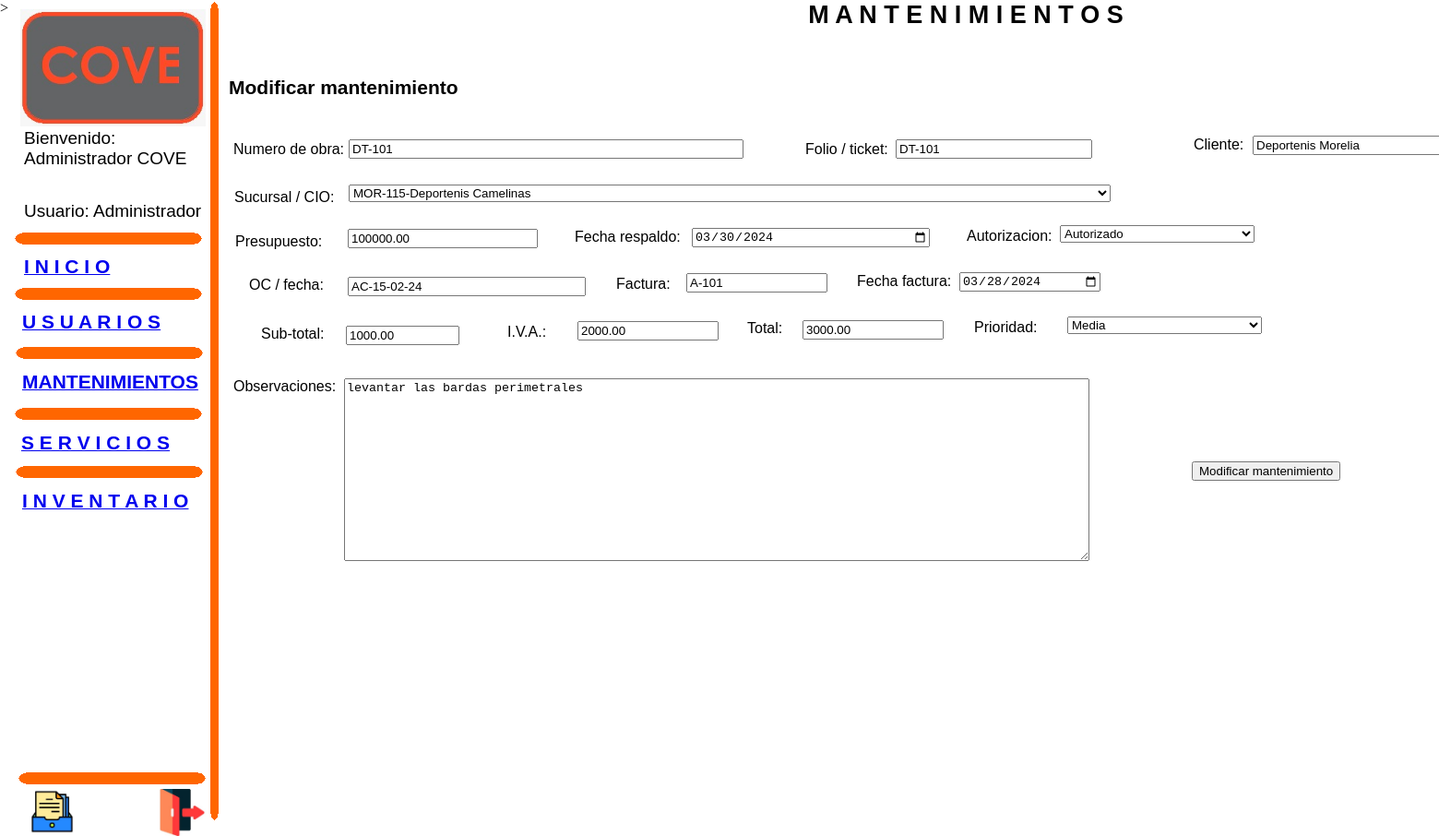
Page /modificar_mantenimiento.php?id=1 (signed in) on the committed database.
### tables this page shows
CREATE TABLE `servicios` (
  `id` bigint(20) unsigned NOT NULL AUTO_INCREMENT,
  `obra` varchar(50) NOT NULL,
  `ticket` varchar(50) NOT NULL,
  `cliente` longtext NOT NULL,
  `sucursal_id` int(10) unsigned NOT NULL,
  `creador_registro` varchar(500) NOT NULL,
  `presupuesto` double(8,2) NOT NULL DEFAULT 0.00,
  `fecha_respaldo` date DEFAULT NULL,
  `autorizacion` enum('autorizado','negado') NOT NULL DEFAULT 'autorizado',
  `oc_fecha` varchar(50) NOT NULL,
  `factura` varchar(50) NOT NULL,
  `fecha_factura` date DEFAULT NULL,
  `subtotal` double(8,2) NOT NULL DEFAULT 0.00,
  `iva` double(8,2) NOT NULL DEFAULT 0.00,
  `total` double(8,2) NOT NULL DEFAULT 0.00,
  `comentario` longtext NOT NULL,
  `prioridad` enum('alto','medio','bajo') NOT NULL DEFAULT 'bajo',
  `hoja_servicio` varchar(50) NOT NULL,
  `reporte_fotografico` varchar(255) NOT NULL,
  `fecha_creacion` datetime DEFAULT NULL,
  `fecha_cierre` datetime DEFAULT NULL,
  `activo` int(11) NOT NULL,
  `actualizo` varchar(500) NOT NULL,
  PRIMARY KEY (`id`)
);

CREATE TABLE `sucursales` (
  `id` bigint(20) unsigned NOT NULL AUTO_INCREMENT,
  `cio` varchar(50) NOT NULL,
  `inmueble` longtext NOT NULL,
  `ciudad` varchar(50) NOT NULL,
  `created_time` datetime DEFAULT NULL,
  `updated_time` datetime DEFAULT NULL,
  `realizo` varchar(500) NOT NULL,
  `actualizo` varchar(500) NOT NULL,
  `estado` int(11) NOT NULL,
  PRIMARY KEY (`id`)
);

### modificar_mantenimiento.php (the view, shortened to what this page needs)
<!DOCTYPE HTML PUBLIC "-//W3C//DTD HTML 4.01 Transitional//EN">
<html>
<head>
</head>
<body>
<div id="container">
<div id="image1" style="position:absolute; overflow:hidden; left:22px; top:10px; width:201px; height:127px; z-index:0"><img src="images/WhatsApp Image 2024-01-16 at 7.01.31 PM.jpeg" alt="" title="" border=0 width=201 height=127></div>
<div id="roundrect1" style="position:absolute; overflow:hidden; left:228px; top:2px; width:10px; height:888px; z-index:1"><img border=0 width="100%" height="100%" alt="" src="images/roundrect379188312.gif"></div>
<div id="text7" style="position:absolute; overflow:hidden; left:247px; top:1px; width:1600px; height:35px; z-index:2">
<div class="wpmd">
<div align=center><font class="ws20"><B>M A N T E N I M I E N T O S</B></font></div>
</div></div>
<div id="text8" style="position:absolute; overflow:hidden; left:248px; top:83px; width:412px; height:35px; z-index:3">
<div class="wpmd">
<div><font class="ws16"><B>Modificar mantenimiento</B></font></div>
</div></div>
<?php
include_once "conexion.php";
$ids = $_GET['id'];
$consulta="select * from servicios where id=".$ids;
		$fila = mysqli_fetch_assoc(mysqli_query($conexion,$consulta));
?>
<form name="form1" method="POST" action="modificar_mantenimiento_formulario.php" style="margin:0px">
<input name="formtext0" type="text" value="<?php echo $ids;?>" style="position:absolute;width:128px;left:378px;top:151px;z-index:2">>
<input name="formtext1" type="text" value="<?php echo $fila['obra'];?>" style="position:absolute;width:428px;left:378px;top:151px;z-index:5">
<input name="formtext2" type="text" value="<?php echo $fila['ticket'];?>" style="position:absolute;width:213px;left:971px;top:151px;z-index:7">
<input name="formtext3" type="text" value="<?php echo $fila['cliente'];?>" style="position:absolute;width:258px;left:1358px;top:147px;z-index:10">
<input name="formbutton1" type="submit" value="Modificar mantenimiento" style="position:absolute;left:1292px;top:500px;z-index:11">
<input name="formtext4" type="text" value="<?php echo $fila['presupuesto'];?>" style="position:absolute;width:206px;left:377px;top:248px;z-index:26">
<input name="formtext5" type="date" value="<?php echo $fila['fecha_respaldo'];?>" style="position:absolute;width:258px;left:750px;top:247px;z-index:28">
<select name="formselect1" style="position:absolute;left:378px;top:200px;width:826px;z-index:29">
<?php
include_once "conexion.php";
$contenido = "SELECT * FROM sucursales where id =".$fila['sucursal_id'];
$resultado_contenido = mysqli_query($conexion, $contenido);
$row1 = mysqli_fetch_assoc($resultado_contenido);
	echo "<option value='".$row1["id"]."'>".$row1["cio"]."-".$row1["inmueble"]."</option>";
?>
</select>
<input name="formtext6" type="text" value="<?php echo $fila['oc_fecha'];?>" style="position:absolute;width:258px;left:377px;top:300px;z-index:33">
<select name="formselect3" style="position:absolute;left:1149px;top:244px;width:211px;z-index:35" required>
<?php
if ($fila["autorizacion"] == "autorizado")
	echo "<option value='1'>Autorizado</option>";
else
	echo "<option value='2'>rechazado</option>";
?>
</select>
<input name="formtext7" type="text" value="<?php echo $fila['factura'];?>" style="position:absolute;width:153px;left:744px;top:296px;z-index:37">
<input name="formtext8" type="date" value="<?php echo $fila['fecha_factura'];?>" style="position:absolute;width:153px;left:1040px;top:295px;z-index:39">
<input name="formtext9" type="text" value="<?php echo $fila['subtotal'];?>" style="position:absolute;width:123px;left:375px;top:353px;z-index:41">
<input name="formtext10" type="text" value="<?php echo $fila['iva'];?>" style="position:absolute;width:153px;left:626px;top:348px;z-index:43">
<input name="formtext11" type="text" value="<?php echo $fila['total'];?>" style="position:absolute;width:153px;left:870px;top:347px;z-index:45">
<select name="formselect4" style="position:absolute;left:1157px;top:343px;width:211px;z-index:48">
<?php
if ($fila["prioridad"] == "alto")
	echo "<option value='1'>Alta</option>";
else if ($fila["prioridad"] == "medio")
	echo "<option value='2'>Media</option>";
else
	echo "<option value='3'>Baja</option>";
?>
</select>
<textarea name="textarea1" style="position:absolute;left:373px;top:410px;width:808px;height:198px;z-index:50">
<?php echo $fila['comentario'];?>
</textarea>
</form>
<div id="text9" style="position:absolute; overflow:hidden; left:253px; top:153px; width:132px; height:26px; z-index:6">
<div class="wpmd">
<div><font class="ws12">Numero de obra:</font></div>
</div></div>
<div id="text10" style="position:absolute; overflow:hidden; left:873px; top:153px; width:216px; height:26px; z-index:8">
<div class="wpmd">
<div><font class="ws12">Folio / ticket:</font></div>
</div></div>
<div id="text11" style="position:absolute; overflow:hidden; left:1294px; top:148px; width:83px; height:26px; z-index:9">
<div class="wpmd">
<div><font class="ws12">Cliente:</font></div>
</div></div>
<div id="roundrect2" style="position:absolute; overflow:hidden; left:16px; top:252px; width:204px; height:14px; z-index:12"><img border=0 width="100%" height="100%" alt="" src="images/roundrect379188140.gif"></div>
<div id="roundrect3" style="position:absolute; overflow:hidden; left:16px; top:312px; width:204px; height:14px; z-index:13"><img border=0 width="100%" height="100%" alt="" src="images/roundrect379188125.gif"></div>
<div id="text1" style="position:absolute; overflow:hidden; left:24px; top:337px; width:194px; height:35px; z-index:14">
<a href="usuarios.php" title="Administraci�n de usuarios"><div class="wpmd">
<div><font class="ws16"><B>U S U A R I O S</B></font></div>
</div></a></div>
<div id="roundrect4" style="position:absolute; overflow:hidden; left:17px; top:376px; width:204px; height:14px; z-index:15"><img border=0 width="100%" height="100%" alt="" src="images/roundrect379188093.gif"></div>
<div id="text2" style="position:absolute; overflow:hidden; left:24px; top:402px; width:198px; height:35px; z-index:16">
<a href="mantenimientos.php" title="Administraci�n de mantenimientos"><div class="wpmd">
<div><font class="ws16"><B>MANTENIMIENTOS</B></font></div>
</div></a></div>
<div id="roundrect5" style="position:absolute; overflow:hidden; left:16px; top:442px; width:204px; height:14px; z-index:17"><img border=0 width="100%" height="100%" alt="" src="images/roundrect379188062.gif"></div>
<div id="text3" style="position:absolute; overflow:hidden; left:23px; top:468px; width:198px; height:35px; z-index:18">
<a href="servicios.php" title="Administraci�n de servicios"><div class="wpmd">
<div><font class="ws16"><B>S E R V I C I O S</B></font></div>
</div></a></div>
<div id="roundrect6" style="position:absolute; overflow:hidden; left:17px; top:505px; width:204px; height:14px; z-index:19"><img border=0 width="100%" height="100%" alt="" src="images/roundrect379188031.gif"></div>
<div id="text4" style="position:absolute; overflow:hidden; left:24px; top:531px; width:198px; height:35px; z-index:20">
<a href="inventario.php" title="Administraci�n de inventario"><div class="wpmd">
<div><font class="ws16"><B>I N V E N T A R I O</B></font></div>
</div></a></div>
<div id="roundrect7" style="position:absolute; overflow:hidden; left:20px; top:837px; width:204px; height:14px; z-index:21"><img border=0 width="100%" height="100%" alt="" src="images/roundrect379188000.gif"></div>
<div id="text6" style="position:absolute; overflow:hidden; left:26px; top:277px; width:189px; height:35px; z-index:22">
<a href="sistema.php" title="Inicio de sistema"><div class="wpmd">
<div><font class="ws16"><B>I N I C I O</B></font></div>
</div></a></div>
<div id="text10" style="position:absolute; overflow:hidden; left:26px; top:139px; width:197px; height:66px; z-index:19">
<div class="wpmd">
<div><font class="ws14">Bienvenido: <?php echo $_SESSION["nombre_usuario"];?> </font></div>
</div></div>
<div id="text11" style="position:absolute; overflow:hidden; left:26px; top:218px; width:203px; height:36px; z-index:20">
<div class="wpmd">
<div><font class="ws14">Usuario: <?php if($_SESSION["rol"] == 1) echo "Administrador"; else echo "Empleado"?></font></div>
</div></div>
<div id="text12" style="position:absolute; overflow:hidden; left:254px; top:205px; width:120px; height:26px; z-index:25">
<div class="wpmd">
<div><font class="ws12">Sucursal / CIO:</font></div>
</div></div>
<div id="text16" style="position:absolute; overflow:hidden; left:255px; top:253px; width:120px; height:26px; z-index:31">
<div class="wpmd">
<div><font class="ws12">Presupuesto:</font></div>
</div></div>
<div id="text17" style="position:absolute; overflow:hidden; left:623px; top:248px; width:128px; height:26px; z-index:32">
<div class="wpmd">
<div><font class="ws12">Fecha respaldo:</font></div>
</div></div>
<div id="text18" style="position:absolute; overflow:hidden; left:1048px; top:247px; width:128px; height:26px; z-index:34">
<div class="wpmd">
<div><font class="ws12">Autorizacion:</font></div>
</div></div>
<div id="text19" style="position:absolute; overflow:hidden; left:270px; top:300px; width:101px; height:26px; z-index:36">
<div class="wpmd">
<div><font class="ws12">OC / fecha:</font></div>
</div></div>
<div id="text20" style="position:absolute; overflow:hidden; left:668px; top:299px; width:74px; height:26px; z-index:38">
<div class="wpmd">
<div><font class="ws12">Factura:</font></div>
</div></div>
<div id="text21" style="position:absolute; overflow:hidden; left:929px; top:296px; width:120px; height:26px; z-index:40">
<div class="wpmd">
<div><font class="ws12">Fecha factura:</font></div>
</div></div>
<div id="text22" style="position:absolute; overflow:hidden; left:283px; top:353px; width:86px; height:26px; z-index:42">
<div class="wpmd">
<div><font class="ws12">Sub-total:</font></div>
</div></div>
<div id="text23" style="position:absolute; overflow:hidden; left:550px; top:351px; width:74px; height:26px; z-index:44">
<div class="wpmd">
<div><font class="ws12">I.V.A.:</font></div>
</div></div>
<div id="text24" style="position:absolute; overflow:hidden; left:810px; top:347px; width:69px; height:26px; z-index:46">
<div class="wpmd">
<div><font class="ws12">Total:</font></div>
</div></div>
<div id="text25" style="position:absolute; overflow:hidden; left:1056px; top:346px; width:128px; height:26px; z-index:47">
<div class="wpmd">
<div><font class="ws12">Prioridad:</font></div>
</div></div>
<div id="text26" style="position:absolute; overflow:hidden; left:253px; top:410px; width:114px; height:26px; z-index:49">
<div class="wpmd">
<div><font class="ws12">Observaciones:</font></div>
</div></div>
<div id="g_image1" style="position:absolute; overflow:hidden; left:33px; top:856px; width:47px; height:47px; z-index:53"><a href="archivo.php" title="Registros guardados"><img src="images/paste5.jpg" alt="" title="" border=0 width=47 height=47></a></div>
<div id="g_image2" style="position:absolute; overflow:hidden; left:172px; top:855px; width:51px; height:51px; z-index:54"><a href="salir.php" title="Salir del sistema"><img src="images/paste8.jpg" alt="" title="" border=0 width=51 height=51></a></div>
</div>
</body>
</html>

### modificar_mantenimiento.php (style rules this page uses)
.ws12 { font-size: 16px; }
.ws14 { font-size: 19px; }
.ws16 { font-size: 21px; }
.ws20 { font-size: 27px; }
.wpmd { font-size: 13px;font-family: Arial,Helvetica,Sans-Serif;font-style: normal;font-weight: normal; }
DIV,UL,OL { margin-top: 0px; margin-bottom: 0px; }
div#container { position:relative; width: 1863px; margin-top: 0px; margin-left: auto; margin-right: auto; text-align:left; }
body { text-align:center;margin:0 }

### rows in the picture
servicios: formtext1 "DT-101", formtext2 "DT-101", formtext3 "Deportenis Morelia", formtext4 "100000.00", formtext5 "03/30/2024", formtext6 "AC-15-02-24", formselect3 "Autorizado", formtext7 "A-101", formtext8 "03/28/2024", formtext9 "1000.00", formtext10 "2000.00", formtext11 "3000.00", formselect4 "Media", textarea1 "levantar las bardas perimetrales"
sucursales: formselect1 "MOR-115-Deportenis Camelinas"

### other values in the picture
$_SESSION["nombre_usuario"] "Administrador COVE"
